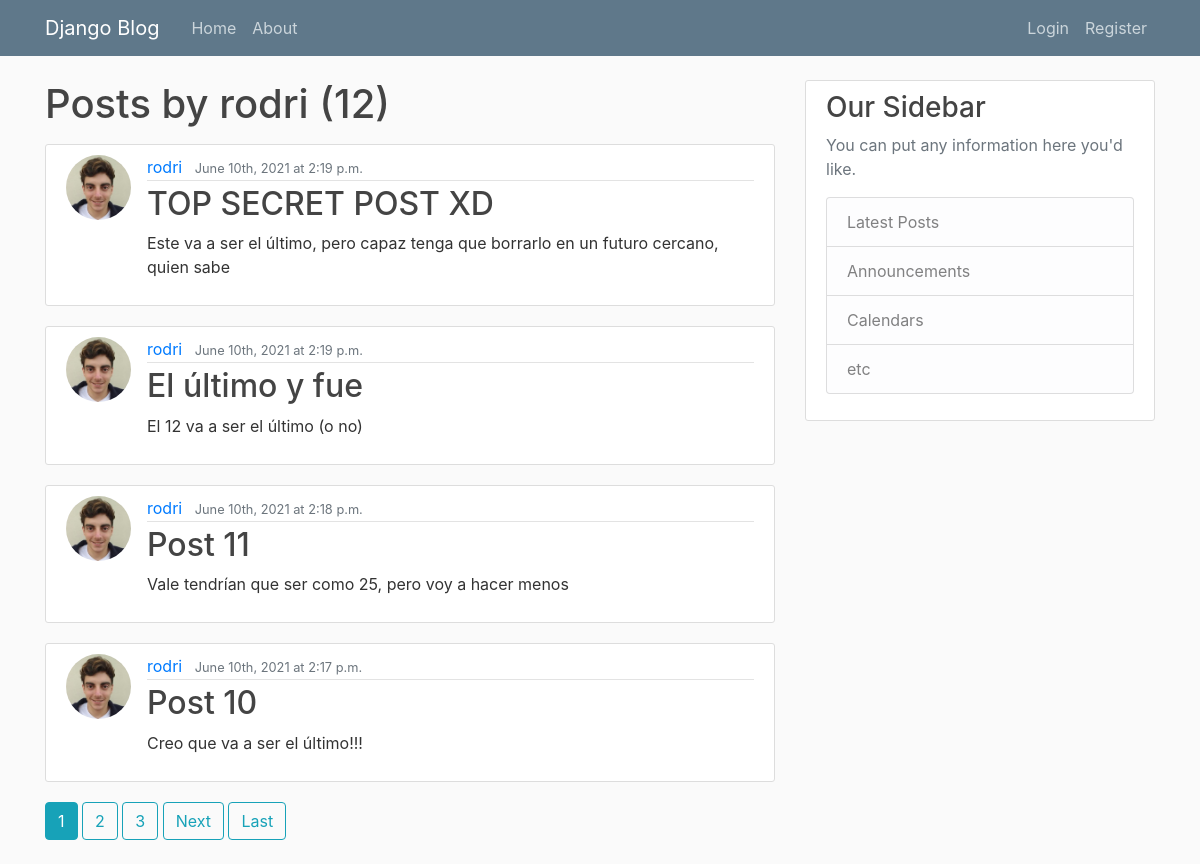
The app's page /user/rodri with its own data.
### blog/models.py (models this page shows, shortened)
class Post(models.Model):
    title = models.CharField(max_length=50)
    content = models.TextField()
    date_posted = models.DateTimeField(default=timezone.now)
    author = models.ForeignKey(User, on_delete=models.CASCADE)

### users/models.py (models this page shows, shortened)
class Profile(models.Model):
    user = models.OneToOneField(User, on_delete=models.CASCADE)
    image = models.ImageField(default='default.jpg', upload_to='profile_pics')

### blog/views.py (the view)
# urls.py: path('user/<str:username>', UserPostListView.as_view(), name='user-posts'),
class UserPostListView(ListView):
    model = Post
    template_name = 'blog/user_posts.html' # <app>/<model>_<viewtype>.html
    context_object_name = 'posts'
    paginate_by = 4
    def get_queryset(self):
        user = get_object_or_404(User, username=self.kwargs.get('username'))
        return Post.objects.filter(author=user).order_by('-date_posted')

### blog/templates/blog/user_posts.html (shortened to what this page needs)
{% extends "blog/base.html" %}
{% block content %}
    <h1 class="mb-3">Posts by {{ view.kwargs.username }} ({{ page_obj.paginator.count }})</h1>
    {% for post in posts %}
        <article class="media content-section">
            <img class="rounded-circle article-img" src="{{ post.author.profile.image.url }}">
            <div class="media-body">
                <div class="article-metadata">
                    <a class="mr-2" href="{% url 'user-posts' post.author.username %}">{{ post.author }}</a>
                    <small class="text-muted">{{ post.date_posted|date:"F dS, Y" }} at {{ post.date_posted|date:"P" }}</small>
                </div>
                <h2><a class="article-title" href="{% url 'post-detail' post.id %}">{{ post.title }}</a></h2>
                <p class="article-content">{{ post.content }}</p>
            </div>
        </article>
    {% endfor %}
    {% if is_paginated %}
        {% for num in page_obj.paginator.page_range %}
            {% if page_obj.number == num %}
                <a class="btn btn-info mb-4" href="?page={{ num }}">{{ num }}</a>
            {% elif num > page_obj.number|add:'-3' and num < page_obj.number|add:'3' %}
                <a class="btn btn-outline-info mb-4" href="?page={{ num }}">{{ num }}</a>
            {% endif %}
        {% endfor %}
        {% if page_obj.has_next %}
            <a class="btn btn-outline-info mb-4" href="?page={{ page_obj.next_page_number }}">Next</a>
            <a class="btn btn-outline-info mb-4" href="?page={{ page_obj.paginator.num_pages }}">Last</a>
        {% endif %}
    {% endif %}
{% endblock content %}

### blog/static/blog/main.css (style rules this page uses)
body { background: #fafafa; color: #333333; margin-top: 5rem; }
h1, h2, h3, h4, h5, h6 { color: #444444; }
.content-section { background: #ffffff; padding: 10px 20px; border: 1px solid #dddddd; border-radius: 3px; margin-bottom: 20px; }
.article-title { color: #444444; }
.article-content { white-space: pre-line; }
.article-img { height: 65px; width: 65px; margin-right: 16px; }
.article-metadata { padding-bottom: 1px; margin-bottom: 4px; border-bottom: 1px solid #e3e3e3 }

### records on screen
Post: author.profile.image (picture), author "rodri", date_posted "June 10th, 2021", date_posted "2:19 p.m.", title "TOP SECRET POST XD", content "Este va a ser el último, pero capaz tenga que borrarlo en un futuro cercano, quien sabe"
Post: author.profile.image (picture), author "rodri", date_posted "June 10th, 2021", date_posted "2:19 p.m.", title "El último y fue", content "El 12 va a ser el último (o no)"
Post: author.profile.image (picture), author "rodri", date_posted "June 10th, 2021", date_posted "2:18 p.m.", title "Post 11", content "Vale tendrían que ser como 25, pero voy a hacer menos"
Post: author.profile.image (picture), author "rodri", date_posted "June 10th, 2021", date_posted "2:17 p.m.", title "Post 10", content "Creo que va a ser el último!!!"

### other values on screen
{{ view.kwargs.username }} "rodri"
{{ page_obj.paginator.count }} "12"
{{ num }} "1"
{{ num }} "2" "3"
